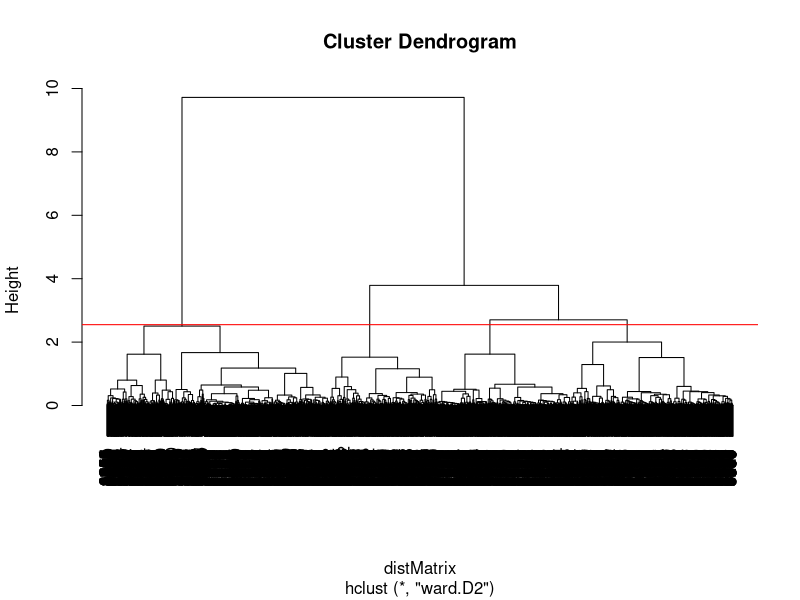
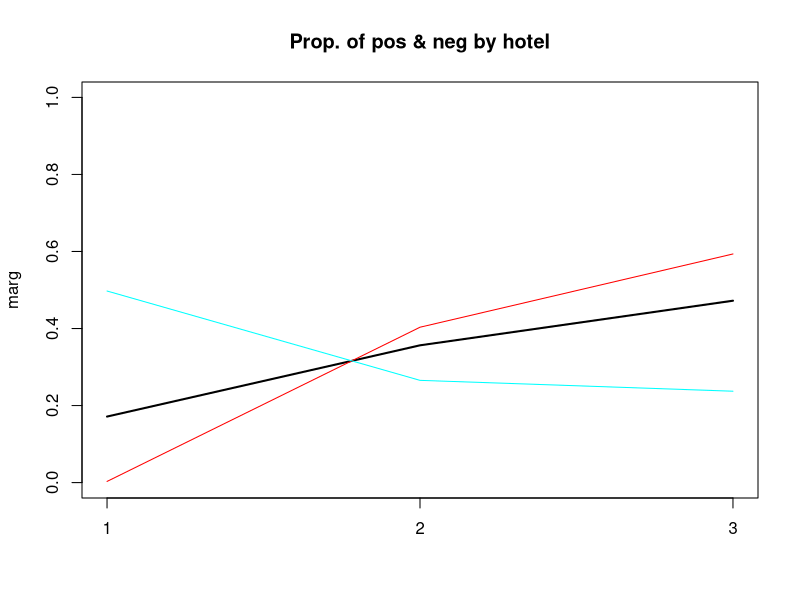
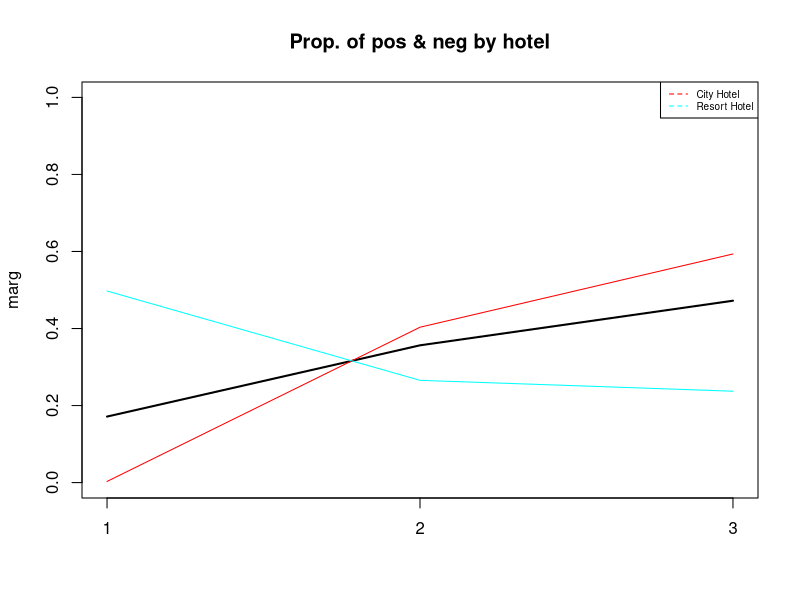
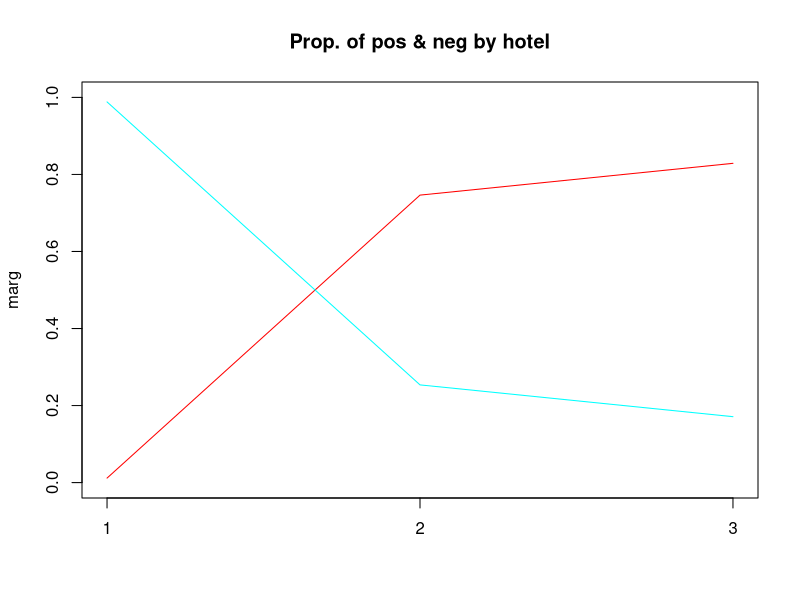
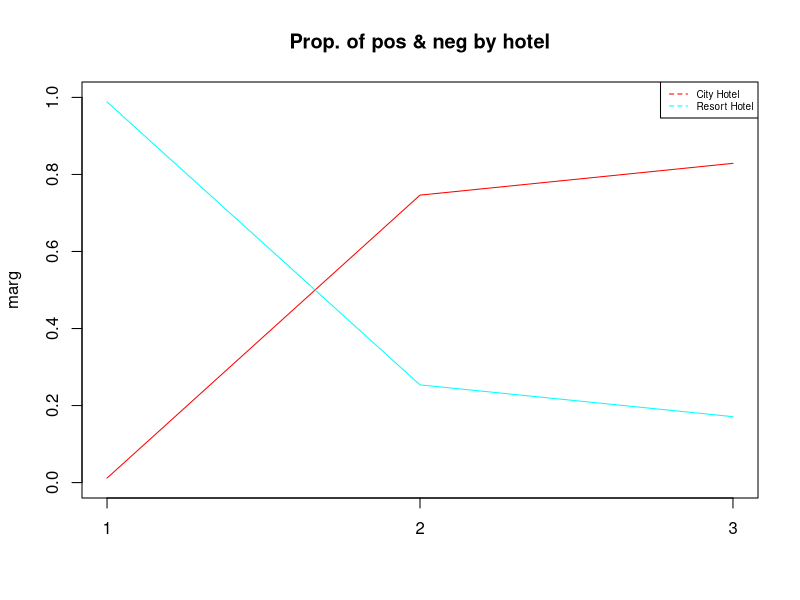
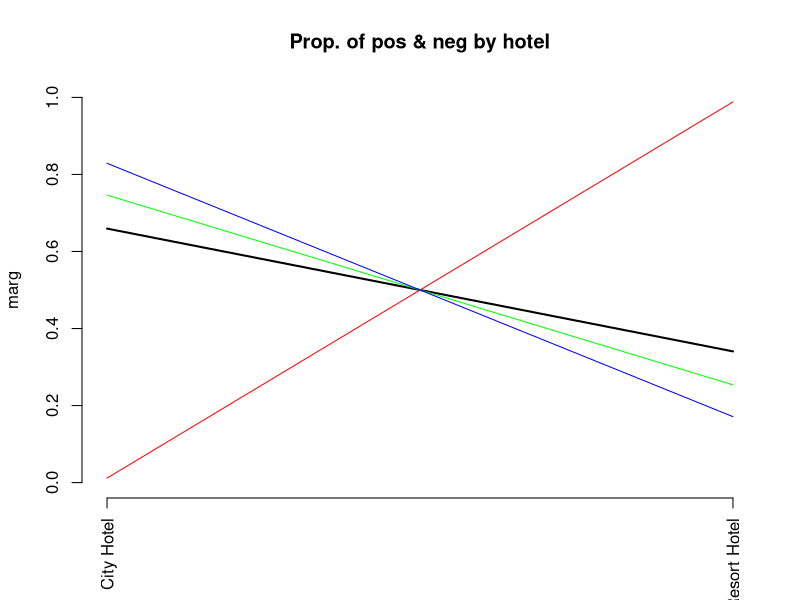
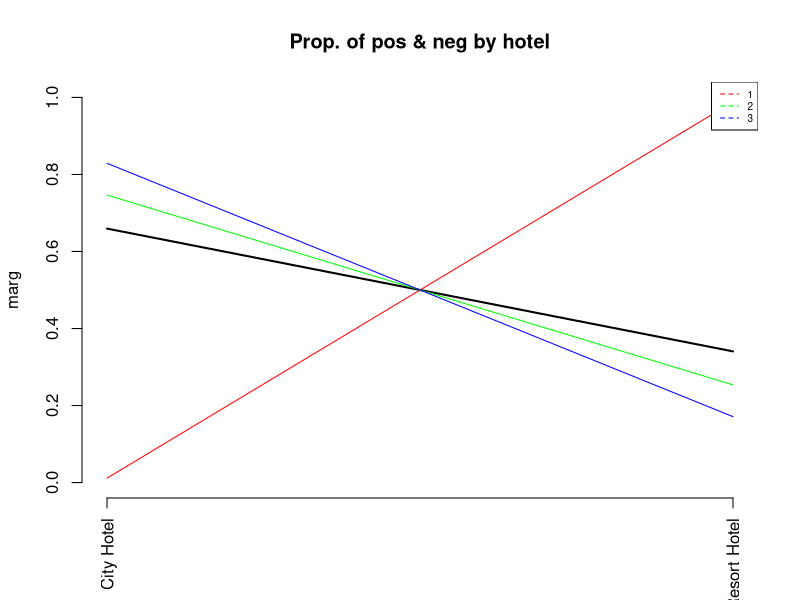
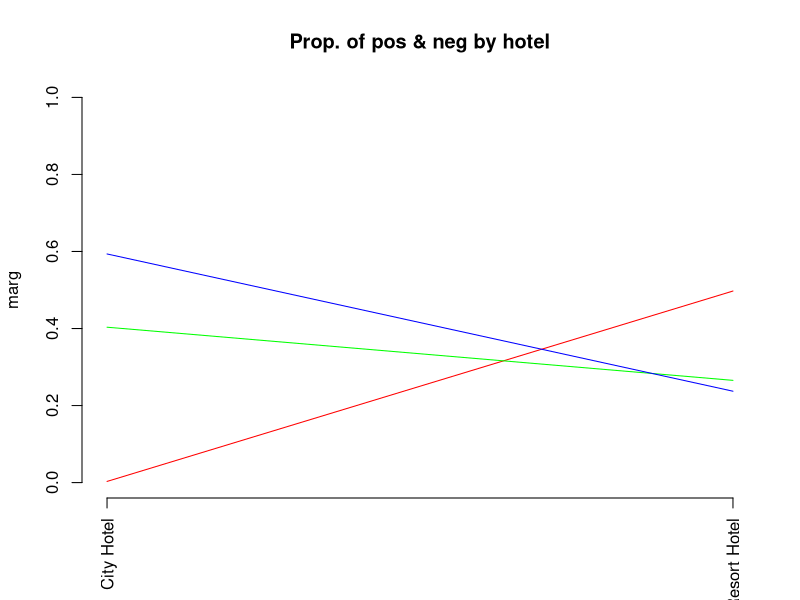

Reproduce these figures in R, in order.

#Retrieve the data saved AFTER the preprocessing practice...... this means data already cleaned

setwd("/home/alex/Pictures/")
dd <- read.table("BookingClean.csv",header=T, sep=";", stringsAsFactors = TRUE);
names(dd)
dim(dd)
summary(dd)

#attach(dd)

#set a list of numerical variables
names(dd)

#hierarchical clustering

#euclidean distance si totes son numeriques
library(dplyr)

tipos <- sapply(dd, class)
varCat <- names(tipos)[which(tipos %in% c("factor", "character"))]
varCat <- c(varCat, "arr_wn", "can", "s_wend_n", "s_wday_n")

for(vC in varCat) {dd[, vC] <- as.factor(dd[, vC])}
    

#move to Gower mixed distance to deal 
#simoultaneously with numerical and qualitative data

#library(dplyr)

# When wanting the plot without "is_cancelled" used in the report to see our k more clearly,
# remove "can" too
dd <- dd %>%
  select(-c(arr, arr_wn)
  )

library(cluster)

#dissimilarity matrix
#do not include in actives the identifier variables nor the potential response variable
dissimMatrix <- daisy(dd, metric = "gower", stand = TRUE)
distMatrix <- dissimMatrix^2
h1 <- hclust(distMatrix, method = "ward.D2")  # NOTICE THE COST
#versions noves "ward.D" i abans de plot: par(mar=rep(2,4)) si se quejara de los margenes del plot

plot(h1)
  abline(h = 2.55, col = "red")

k<-3 #number of clusters to change for ours

dd[, "cluster"] <- cutree(h1,k)

#class sizes 
table(dd[, "cluster"])

#comparing with other partitions
#table(c1,c2)


#Profiling plots

#  READING CREDSCO_BIN
# load("d:/karina/docencia/DataMiningEI/Practiques/2CredscoProfiling/credscok_bin")


names(dd)

#attach(dd)

#Dictamen    <- as.factor(Dictamen)
#levels(Dictamen) <- c(NA, "positiu","negatiu")


#Calcula els valor test de la variable Xnum per totes les modalitats del factor P
ValorTestXnum <- function(Xnum,P){
  #freq dis of fac
  nk <- as.vector(table(P)); 
  n <- sum(nk); 
  #mitjanes x grups
  xk <- tapply(Xnum,P,mean);
  #valors test
  txk <- (xk-mean(Xnum))/(sd(Xnum)*sqrt((n-nk)/(n*nk))); 
  #p-values
  pxk <- pt(txk,n-1,lower.tail=F);
  for(c in 1:length(levels(as.factor(P)))){if (pxk[c]>0.5){pxk[c]<-1-pxk[c]}}
  return (pxk)
}




ValorTestXquali <- function(P,Xquali){
  taula <- table(P,Xquali);
  n <- sum(taula); 
  pk <- apply(taula,1,sum)/n;
  pj <- apply(taula,2,sum)/n;
  pf <- taula/(n*pk);
  pjm <- matrix(data=pj,nrow=dim(pf)[1],ncol=dim(pf)[2], byrow=TRUE);      
  dpf <- pf - pjm; 
  dvt <- sqrt(((1-pk)/(n*pk))%*%t(pj*(1-pj))); 
  #i hi ha divisions iguals a 0 dona NA i no funciona
  zkj <- dpf
  zkj[dpf!=0]<-dpf[dpf!=0]/dvt[dpf!=0]; 
  pzkj <- pnorm(zkj,lower.tail=F);
  for(c in 1:length(levels(as.factor(P)))){for (s in 1:length(levels(Xquali))){if (pzkj[c,s]> 0.5){pzkj[c,s]<-1- pzkj[c,s]}}}
  return (list(rowpf=pf,vtest=zkj,pval=pzkj))
}


#source("file")
#dades contain the dataset
dades<-dd
#dades<-dd[filtro,]
#dades<-df
K<-dim(dades)[2]



#P must contain the class variable
#P<-dd[,3]
c2 <- dd[, "cluster"]
P<-c2
#P<-dd[,18]
nameP<-"classe"
#P<-df[,33]

nc<-length(levels(factor(P)))
nc
pvalk <- matrix(data=0,nrow=nc,ncol=K, dimnames=list(levels(P),names(dades)))
nameP<-"Class"
n<-dim(dades)[1]

par(ask = TRUE)

for(k in 1:K){
  if (is.numeric(dades[,k])){ 
    print(paste("Anàlisi per classes de la Variable:", names(dades)[k]))
    
    boxplot(dades[,k]~P, main=paste("Boxplot of", names(dades)[k], "vs", nameP ), horizontal=TRUE)
    
    barplot(tapply(dades[[k]], P, mean),main=paste("Means of", names(dades)[k], "by", nameP ))
    abline(h=mean(dades[[k]]))
    legend(0,mean(dades[[k]]),"global mean",bty="n")
    print("Estadístics per groups:")
    for(s in levels(as.factor(P))) {print(summary(dades[P==s,k]))}
    o<-oneway.test(dades[,k]~P)
    print(paste("p-valueANOVA:", o$p.value))
    kw<-kruskal.test(dades[,k]~P)
    print(paste("p-value Kruskal-Wallis:", kw$p.value))
    pvalk[,k]<-ValorTestXnum(dades[,k], P)
    print("p-values ValorsTest: ")
    print(pvalk[,k])      
  }else{
    if(class(dd[,k])=="Date"){
      print(summary(dd[,k]))
      print(sd(dd[,k]))
      #decide breaks: weeks, months, quarters...
      hist(dd[,k],breaks="weeks")
    }else{
      #qualitatives
      print(paste("Variable", names(dades)[k]))
      table<-table(P,dades[,k])
      #   print("Cross-table")
      #   print(table)
      rowperc<-prop.table(table,1)
      
      colperc<-prop.table(table,2)
      #  print("Distribucions condicionades a files")
      # print(rowperc)
      
      #ojo porque si la variable es true o false la identifica amb el tipus Logical i
      #aquest no te levels, por tanto, coertion preventiva
      
      dades[,k]<-as.factor(dades[,k])
      
      
      marg <- table(as.factor(P))/n
      print(append("Categories=",levels(as.factor(dades[,k]))))
      
      #from next plots, select one of them according to your practical case
      plot(marg,type="l",ylim=c(0,1),main=paste("Prop. of pos & neg by",names(dades)[k]))
      paleta<-rainbow(length(levels(dades[,k])))
      for(c in 1:length(levels(dades[,k]))){lines(colperc[,c],col=paleta[c]) }
      
      #with legend
      plot(marg,type="l",ylim=c(0,1),main=paste("Prop. of pos & neg by",names(dades)[k]))
      paleta<-rainbow(length(levels(dades[,k])))
      for(c in 1:length(levels(dades[,k]))){lines(colperc[,c],col=paleta[c]) }
      legend("topright", levels(dades[,k]), col=paleta, lty=2, cex=0.6)
      
      #condicionades a classes
      print(append("Categories=",levels(dades[,k])))
      plot(marg,type="n",ylim=c(0,1),main=paste("Prop. of pos & neg by",names(dades)[k]))
      paleta<-rainbow(length(levels(dades[,k])))
      for(c in 1:length(levels(dades[,k]))){lines(rowperc[,c],col=paleta[c]) }
      
      #with legend
      plot(marg,type="n",ylim=c(0,1),main=paste("Prop. of pos & neg by",names(dades)[k]))
      paleta<-rainbow(length(levels(dades[,k])))
      for(c in 1:length(levels(dades[,k]))){lines(rowperc[,c],col=paleta[c]) }
      legend("topright", levels(dades[,k]), col=paleta, lty=2, cex=0.6)
      
      #amb variable en eix d'abcisses
      marg <-table(dades[,k])/n
      print(append("Categories=",levels(dades[,k])))
      plot(marg,type="l",ylim=c(0,1),main=paste("Prop. of pos & neg by",names(dades)[k]), las=3)
      #x<-plot(marg,type="l",ylim=c(0,1),main=paste("Prop. of pos & neg by",names(dades)[k]), xaxt="n")
      #text(x=x+.25, y=-1, adj=1, levels(CountryName), xpd=TRUE, srt=25, cex=0.7)
      paleta<-rainbow(length(levels(as.factor(P))))
      for(c in 1:length(levels(as.factor(P)))){lines(rowperc[c,],col=paleta[c]) }
      
      #with legend
      plot(marg,type="l",ylim=c(0,1),main=paste("Prop. of pos & neg by",names(dades)[k]), las=3)
      for(c in 1:length(levels(as.factor(P)))){lines(rowperc[c,],col=paleta[c])}
      legend("topright", levels(as.factor(P)), col=paleta, lty=2, cex=0.6)
      
      #condicionades a columna 
      plot(marg,type="n",ylim=c(0,1),main=paste("Prop. of pos & neg by",names(dades)[k]), las=3)
      paleta<-rainbow(length(levels(as.factor(P))))
      for(c in 1:length(levels(as.factor(P)))){lines(colperc[c,],col=paleta[c]) }
      
      #with legend
      plot(marg,type="n",ylim=c(0,1),main=paste("Prop. of pos & neg by",names(dades)[k]), las=3)
      for(c in 1:length(levels(as.factor(P)))){lines(colperc[c,],col=paleta[c])}
      legend("topright", levels(as.factor(P)), col=paleta, lty=2, cex=0.6)
      
      table<-table(dades[,k],P)
      print("Cross Table:")
      print(table)
      print("Distribucions condicionades a columnes:")
      print(colperc)
      
      #diagrames de barres apilades                                         
      
      paleta<-rainbow(length(levels(dades[,k])))
      barplot(table(dades[,k], as.factor(P)), beside=FALSE,col=paleta )
      
      barplot(table(dades[,k], as.factor(P)), beside=FALSE,col=paleta )
      legend("topright",levels(as.factor(dades[,k])),pch=1,cex=0.5, col=paleta)
      
      #diagrames de barres adosades
      barplot(table(dades[,k], as.factor(P)), beside=TRUE,col=paleta )
      
      barplot(table(dades[,k], as.factor(P)), beside=TRUE,col=paleta)
      legend("topright",levels(as.factor(dades[,k])),pch=1,cex=0.5, col=paleta)
      
      print("Test Chi quadrat: ")
      print(chisq.test(dades[,k], as.factor(P)))
      
      print("valorsTest:")
      print( ValorTestXquali(P,dades[,k]))
      #calcular els pvalues de les quali
    }
  }
}#endfor

par(ask = FALSE)

#descriptors de les classes més significatius. Afegir info qualits
for (c in 1:length(levels(as.factor(P)))) {
  if(!is.na(levels(as.factor(P))[c])){
    print(paste("P.values per class:",levels(as.factor(P))[c]));
    print(sort(pvalk[c,]), digits=3) 
  }
}

#afegir la informacio de les modalitats de les qualitatives a la llista de pvalues i fer ordenacio global

#saving the dataframe in an external file
#write.table(dd, file = "credscoClean.csv", sep = ";", na = "NA", dec = ".", row.names = FALSE, col.names = TRUE)



